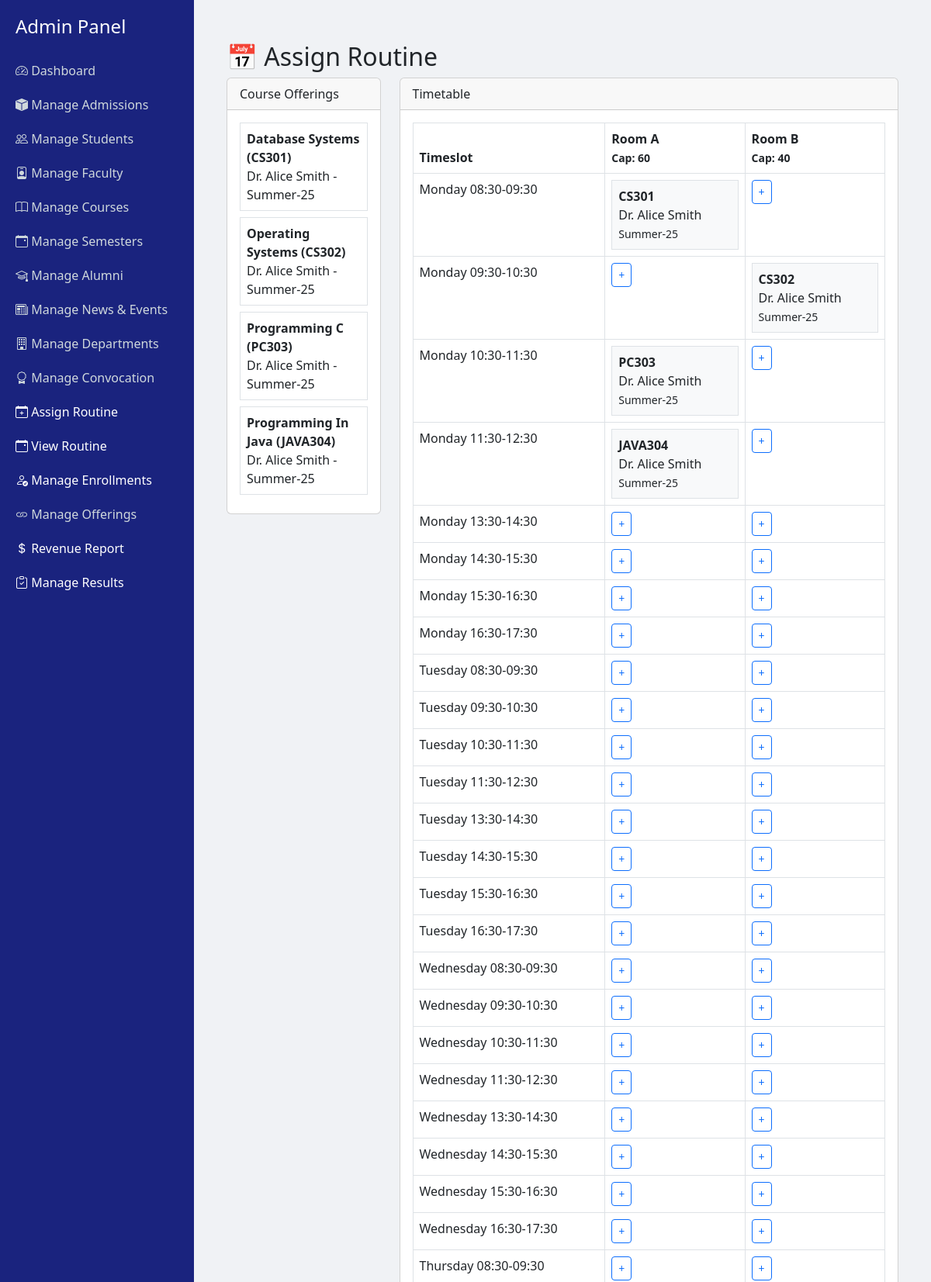
Screenshot of /admin/assign_routine.php (signed in, upper part) with the database file from the repository.
### tables this page shows
CREATE TABLE `course_offerings` (
  `id` int(11) NOT NULL,
  `course_id` int(11) NOT NULL,
  `faculty_id` int(11) NOT NULL,
  `semester_id` int(11) NOT NULL,
  `section` varchar(10) NOT NULL,
  `year` year(4) NOT NULL,
  `created_at` timestamp NOT NULL DEFAULT current_timestamp()
);

CREATE TABLE `courses` (
  `course_id` int(11) NOT NULL,
  `course_name` varchar(150) NOT NULL,
  `course_code` varchar(50) NOT NULL,
  `department` varchar(100) DEFAULT NULL,
  `faculty_id` int(11) DEFAULT NULL,
  `semester` varchar(50) DEFAULT NULL,
  `created_at` timestamp NOT NULL DEFAULT current_timestamp()
);

CREATE TABLE `faculty` (
  `faculty_id` int(11) NOT NULL,
  `user_id` int(11) NOT NULL,
  `full_name` varchar(150) NOT NULL,
  `designation` varchar(100) DEFAULT NULL,
  `department` varchar(100) DEFAULT NULL,
  `contact` varchar(50) DEFAULT NULL,
  `address` text DEFAULT NULL,
  `hire_date` date DEFAULT NULL
);

CREATE TABLE `semesters` (
  `semester_id` int(11) NOT NULL,
  `name` varchar(100) NOT NULL,
  `start_date` date DEFAULT NULL,
  `end_date` date DEFAULT NULL,
  `fee` decimal(10,2) DEFAULT 0.00,
  `created_at` timestamp NOT NULL DEFAULT current_timestamp(),
  `semester_name` varchar(100) DEFAULT NULL
);

CREATE TABLE `rooms` (
  `id` int(11) NOT NULL,
  `room_name` varchar(100) NOT NULL,
  `capacity` int(11) NOT NULL,
  `location` varchar(255) DEFAULT NULL
);

CREATE TABLE `timeslots` (
  `id` int(11) NOT NULL,
  `day_of_week` enum('Monday','Tuesday','Wednesday','Thursday','Friday','Saturday','Sunday') NOT NULL,
  `start_time` time NOT NULL,
  `end_time` time NOT NULL
);

### admin/assign_routine.php (the view, shortened to what this page needs)
<?php
require_once __DIR__ . "/../app/config/db.php";
$rooms = $DB_con->query("
    SELECT id AS room_id, room_name, capacity
    FROM rooms
    ORDER BY room_name
")->fetchAll(PDO::FETCH_ASSOC);
$timeslots = $DB_con->query("
    SELECT id AS timeslot_id, day_of_week, start_time, end_time
    FROM timeslots
    ORDER BY FIELD(day_of_week, 'Monday','Tuesday','Wednesday','Thursday','Friday','Saturday','Sunday'),
             start_time
")->fetchAll(PDO::FETCH_ASSOC);
$offerings = $DB_con->query("
    SELECT o.id AS offering_id, c.course_name, c.course_code, f.full_name AS faculty_name, s.name AS semester_name
    FROM course_offerings o
    JOIN courses c ON o.course_id = c.course_id
    JOIN faculty f ON o.faculty_id = f.faculty_id
    JOIN semesters s ON o.semester_id = s.semester_id
    ORDER BY c.course_name
")->fetchAll(PDO::FETCH_ASSOC);
$schedule = $DB_con->query("
    SELECT sc.id, sc.room_id, sc.timeslot_id,
           c.course_code, f.full_name AS faculty_name, s.name AS semester_name
    FROM schedule sc
    JOIN course_offerings o ON sc.offering_id = o.id
    JOIN courses c ON o.course_id = c.course_id
    JOIN faculty f ON o.faculty_id = f.faculty_id
    JOIN semesters s ON o.semester_id = s.semester_id
")->fetchAll(PDO::FETCH_ASSOC);
$schedule_map = [];
foreach ($schedule as $sch) {
    $schedule_map[$sch['timeslot_id']][$sch['room_id']] = $sch;
}
include 'admin_header.php';
?>
<div class="container-fluid mt-4">
    <h2>📅 Assign Routine</h2>
    <div class="row">
        <div class="col-md-3">
            <div class="card">
                <div class="card-header">Course Offerings</div>
                <div class="card-body">
                    <?php if (count($offerings) === 0): ?>
                        <div class="alert alert-warning">
                            ⚠️ No course offerings available. Please create some first (Courses → Faculty → Semester).
                        </div>
                    <?php else: ?>
                        <?php foreach ($offerings as $o): ?>
                            <div class="border p-2 mb-2">
                                <strong><?= htmlspecialchars($o['course_name']); ?> (<?= $o['course_code']; ?>)</strong><br>
                                <?= htmlspecialchars($o['faculty_name']); ?> - <?= htmlspecialchars($o['semester_name']); ?>
                            </div>
                        <?php endforeach; ?>
                    <?php endif; ?>
                </div>
            </div>
        </div>
        <div class="col-md-9">
            <div class="card">
                <div class="card-header">Timetable</div>
                <div class="card-body table-responsive">
                    <table class="table table-bordered">
                        <thead>
                            <tr>
                                <th>Timeslot</th>
                                <?php foreach ($rooms as $r): ?>
                                    <th><?= htmlspecialchars($r['room_name']); ?><br><small>Cap: <?= $r['capacity']; ?></small></th>
                                <?php endforeach; ?>
                            </tr>
                        </thead>
                        <tbody>
                            <?php foreach ($timeslots as $t): ?>
                                <tr>
                                    <td>
                                        <?= htmlspecialchars($t['day_of_week']); ?>
                                        <?= substr($t['start_time'], 0, 5); ?>-<?= substr($t['end_time'], 0, 5); ?>
                                    </td>
                                    <?php foreach ($rooms as $r): ?>
                                        <td>
                                            <?php if (isset($schedule_map[$t['timeslot_id']][$r['room_id']])):
                                                $sc = $schedule_map[$t['timeslot_id']][$r['room_id']]; ?>
                                                <div class="p-2 bg-light border">
                                                    <strong><?= htmlspecialchars($sc['course_code']); ?></strong><br>
                                                    <?= htmlspecialchars($sc['faculty_name']); ?><br>
                                                    <small><?= htmlspecialchars($sc['semester_name']); ?></small>
                                                </div>
                                            <?php else: ?>
                                                <button class="btn btn-sm btn-outline-primary assign-btn"
                                                    data-timeslot="<?= $t['timeslot_id']; ?>"
                                                    data-room="<?= $r['room_id']; ?>">+</button>
                                            <?php endif; ?>
                                        </td>
                                    <?php endforeach; ?>
                                </tr>
                            <?php endforeach; ?>
                        </tbody>
                    </table>
                </div>
            </div>
        </div>
    </div>
</div>
<?php include 'admin_footer.php'; ?>

### admin/admin_header.php (style rules this page uses)
body { display: flex; min-height: 100vh; margin: 0; }

### rows the page displays
course_offerings: course.course_name "Database Systems", course.course_code "CS301", faculty.full_name "Dr. Alice Smith", semester.name "Summer-25"
course_offerings: course.course_name "Operating Systems", course.course_code "CS302", faculty.full_name "Dr. Alice Smith", semester.name "Summer-25"
course_offerings: course.course_name "Programming C", course.course_code "PC303", faculty.full_name "Dr. Alice Smith", semester.name "Summer-25"
course_offerings: course.course_name "Programming In Java", course.course_code "JAVA304", faculty.full_name "Dr. Alice Smith", semester.name "Summer-25"
rooms: room_name "Room A", capacity "60"
rooms: room_name "Room B", capacity "40"
timeslots: day_of_week "Monday", start_time "08:30", end_time "09:30", id.course_code "CS301", id.full_name "Dr. Alice Smith", id.name "Summer-25"
timeslots: day_of_week "Monday", start_time "09:30", end_time "10:30", id.course_code "CS302", id.full_name "Dr. Alice Smith", id.name "Summer-25"
timeslots: day_of_week "Monday", start_time "10:30", end_time "11:30", id.course_code "PC303", id.full_name "Dr. Alice Smith", id.name "Summer-25"
timeslots: day_of_week "Monday", start_time "11:30", end_time "12:30", id.course_code "JAVA304", id.full_name "Dr. Alice Smith", id.name "Summer-25"
timeslots: day_of_week "Monday", start_time "13:30", end_time "14:30"
timeslots: day_of_week "Monday", start_time "14:30", end_time "15:30"
timeslots: day_of_week "Monday", start_time "15:30", end_time "16:30"
timeslots: day_of_week "Monday", start_time "16:30", end_time "17:30"
timeslots: day_of_week "Tuesday", start_time "08:30", end_time "09:30"
timeslots: day_of_week "Tuesday", start_time "09:30", end_time "10:30"
timeslots: day_of_week "Tuesday", start_time "10:30", end_time "11:30"
timeslots: day_of_week "Tuesday", start_time "11:30", end_time "12:30"
timeslots: day_of_week "Tuesday", start_time "13:30", end_time "14:30"
timeslots: day_of_week "Tuesday", start_time "14:30", end_time "15:30"
timeslots: day_of_week "Tuesday", start_time "15:30", end_time "16:30"
timeslots: day_of_week "Tuesday", start_time "16:30", end_time "17:30"
timeslots: day_of_week "Wednesday", start_time "08:30", end_time "09:30"
timeslots: day_of_week "Wednesday", start_time "09:30", end_time "10:30"
timeslots: day_of_week "Wednesday", start_time "10:30", end_time "11:30"
timeslots: day_of_week "Wednesday", start_time "11:30", end_time "12:30"
timeslots: day_of_week "Wednesday", start_time "13:30", end_time "14:30"
timeslots: day_of_week "Wednesday", start_time "14:30", end_time "15:30"
timeslots: day_of_week "Wednesday", start_time "15:30", end_time "16:30"
timeslots: day_of_week "Wednesday", start_time "16:30", end_time "17:30"
timeslots: day_of_week "Thursday", start_time "08:30", end_time "09:30"
